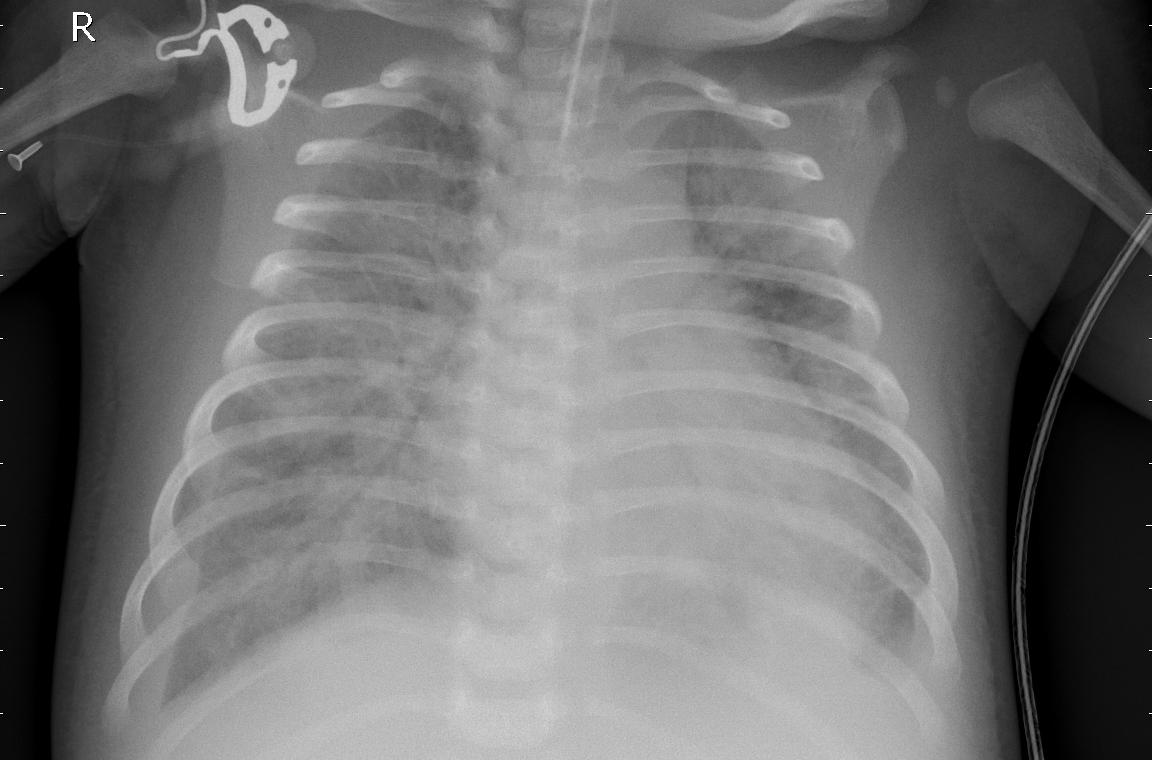
#> input picture lung.jpeg, 1152 x 760 px
$ jupyter execute kmeans.ipynb
#> lines starting #> are read from the running program, lines starting #| are printed output that depends on the picture
[cell 1]
import numpy as np
import cv2

[cell 2]
img = cv2.imread('lung.jpeg')
#> img is the input picture: shape (760, 1152, 3); min 0, max 255, mean 114.5
img2 = img.reshape((-1,3))

[cell 3]
img2 = np.float32(img2)

[cell 4]
criteria = (cv2.TERM_CRITERIA_EPS + cv2.TERM_CRITERIA_MAX_ITER, 10, 1.0)

[cell 5]
k =4
attempts = 10

[cell 6]
ret,label,center=cv2.kmeans(img2,k,None,criteria,10,cv2.KMEANS_PP_CENTERS)
#> ret = 482463504; center = [[17.3, 17.3, 17.3], [171.7, 171.7, 171.7], [70.93, 70.93, 70.93], [127.9, 127.9, 127.9]]
center = np.uint(center)
#> center = [[17, 17, 17], [171, 171, 171], [70, 70, 70], [127, 127, 127]]
res = center[label.flatten()]

[cell 7]
res2 = res.reshape((img.shape))
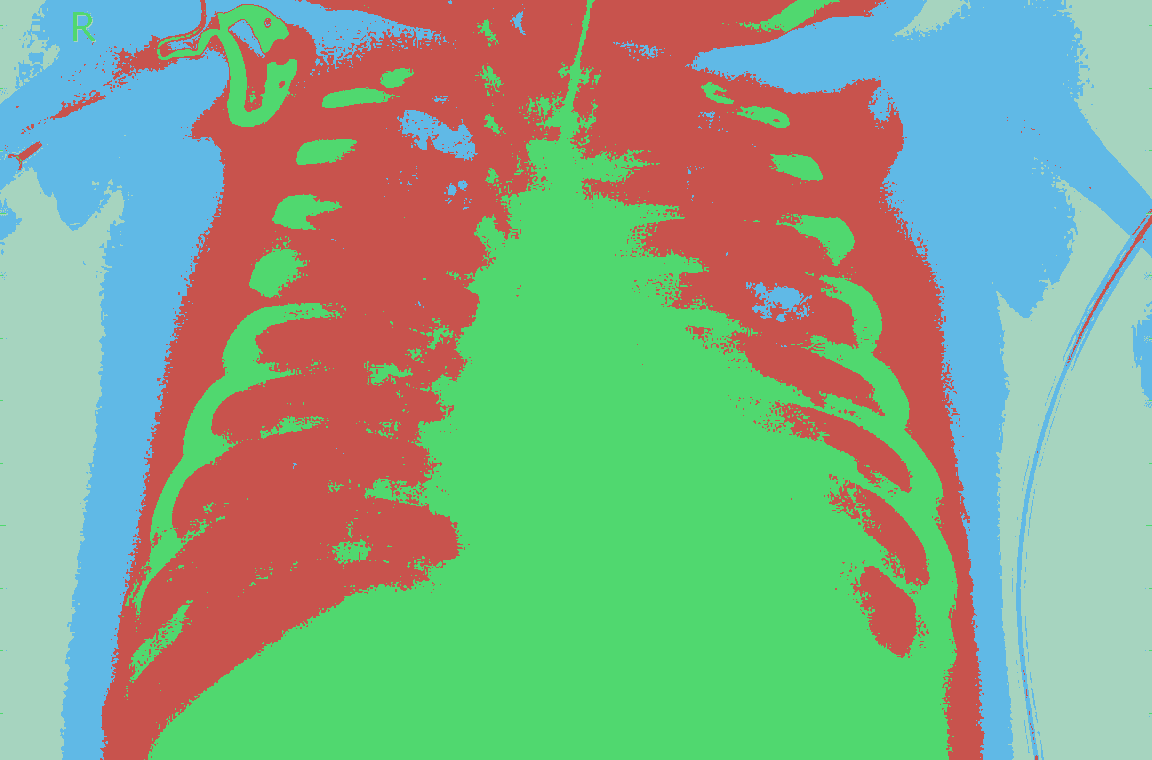
#> res2: shape (760, 1152, 3) uint64; 4 distinct labels, from 17 to 171; one colour per label, 0 black
cv2.imwrite('segmented.jpeg',res2)
#> Out = True
